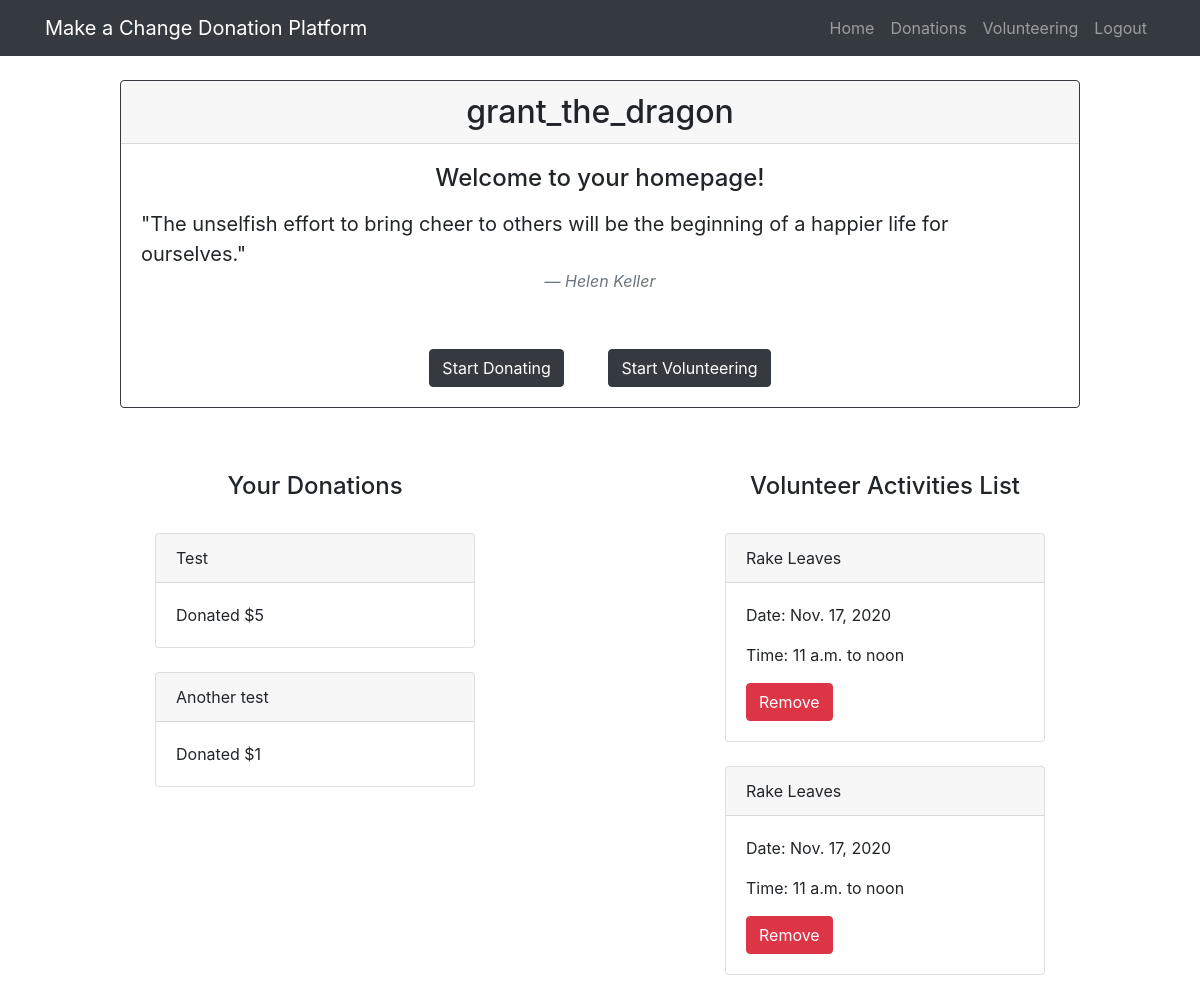
The page / (signed in) on the database as committed earlier.
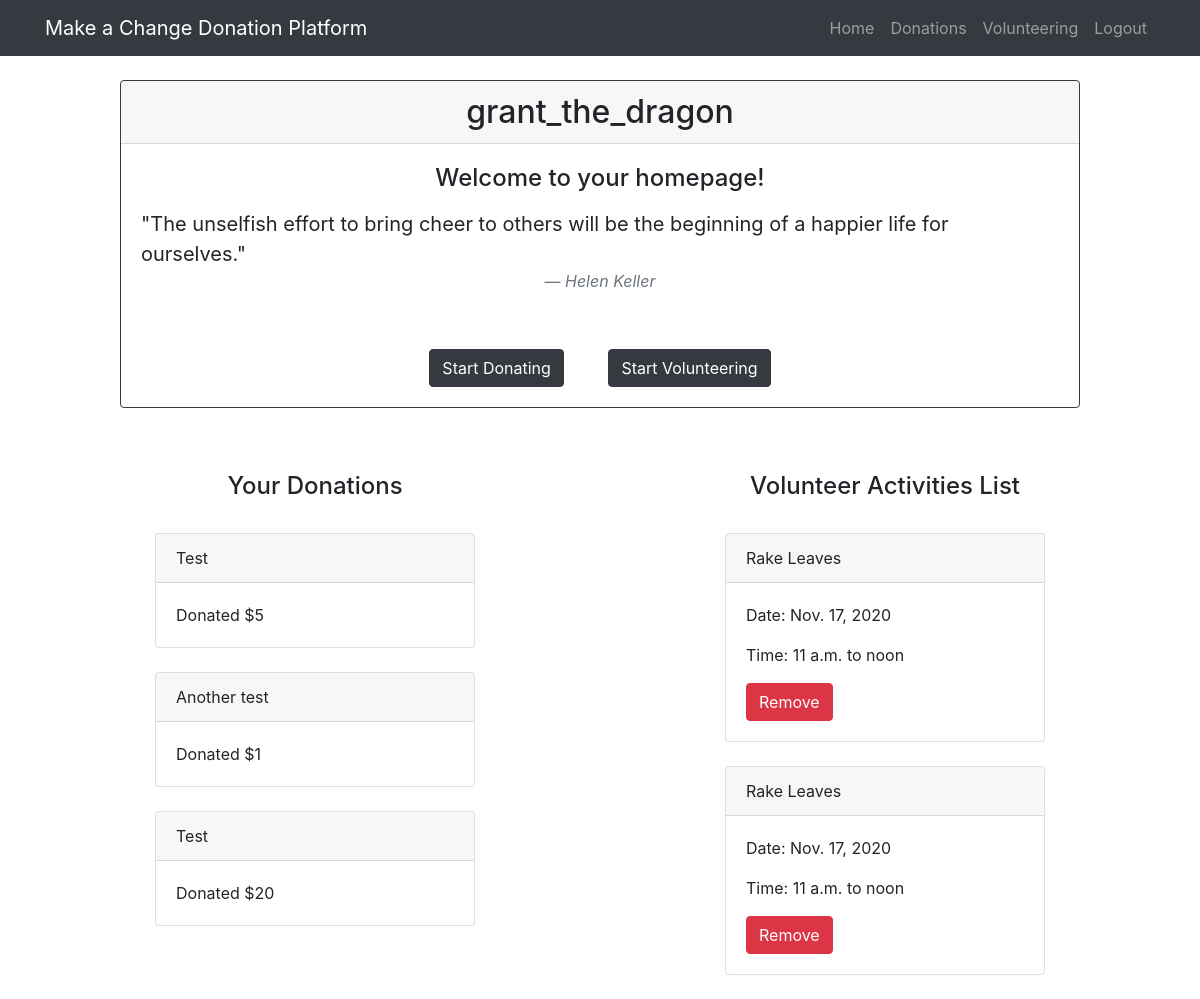
The same page on the database as committed later.
### donations/models.py (models this page shows)
class UserDonation(models.Model):
    user = models.ForeignKey(User, on_delete=models.CASCADE, related_name="user_donation", null=True)
    name = models.CharField(max_length=50, default = "")
    amount = models.IntegerField(default = 0)

class UserVolunteer(models.Model):
    user = models.ForeignKey(User, on_delete=models.CASCADE, related_name="user_volunteer", null=True)
    title = models.TextField(default = "", max_length=50)
    date = models.DateField(default = datetime.date.today)
    start_time = models.TimeField(default = timezone.now)
    end_time = models.TimeField(default = timezone.now)

### donations/templates/donations/index.html (shortened to what this page needs)
{% extends 'donations/base.html' %}
{% block content %}
{% load static %}
{% load socialaccount %}
<html>
    <head>
    </head>
    <body>
        {% if user.is_authenticated %}
        <div class="container">
            <br>
            <div align="center">
                <div class="card border-dark mb-3" style="width: 60rem;">
                    <h2 class="card-header">{{ user.username }}</h2>
                    <div class="card-body">
                      <h4 class="card-title">Welcome to your homepage!</h4>
                      <p class="card-text"><blockquote class="blockquote text-left">
                      <p class="mb-0">"The unselfish effort to bring cheer to others will be the beginning of a happier life for ourselves."</p>
                        <footer class="blockquote-footer text-center"><cite title="Source Title">Helen Keller</cite></footer>
                      </blockquote>
                      <br>
                      </p>
                      <a href="{% url 'donations:donation_list' %}" class="btn btn-dark" style="margin-right:20px">Start Donating</a>
                      <a href="{% url 'donations:volunteer-list' %}" class="btn btn-dark" style="margin-left:20px">Start Volunteering</a>
                    </div>
                  </div>
            </div>
            <br>
        </div>
        <br>
        <div class='container'>
            <div class='row'>
            <div class='col'>
            <div align='center'>
                <h4>Your Donations</h4>
            </div>
            <br>
            {% if user.user_donation %}
                {% for item in user.user_donation.all %}
                <div class="d-flex justify-content-center">
                    <div class="card" style="width: 20rem;">
                        <div class="card-header">
                            {{item.name}}
                        </div>
                        <div class="card-body">
                          <p class="card-text">Donated ${{item.amount}}</p>
                        </div>
                    </div>
                </div>
                <br>
                {% endfor %}
            {% endif %}
            </div>
        <div class='col'>
            <div align='center'>
                <h4>Volunteer Activities List</h4>
            </div>
            <br>
            {% if user.user_volunteer %}
                {% for item in user.user_volunteer.all %}
                <div class="d-flex justify-content-center">
                    <div class="card" style="width: 20rem;">
                        <div class="card-header">
                            {{item.title}}
                        </div>
                        <div class="card-body">
                          <p class="card-text">Date: {{item.date}} </p>
                          <p class="card-text">Time: {{item.start_time}} to {{item.end_time}}</p>
                          <a href="{% url 'donations:delete_user_volunteer' pk=item.id %}" class='btn btn-danger'>Remove</a>
                        </div>
                    </div>
                </div>
                <br>
                {% endfor %}
            {% endif %}
        </div>
        </div>
        </div>
        {% endif %}
    </body>
</html>
{% endblock %}

Rows that differ between the two databases and show on the page:
added UserDonation: name "Test", amount "20"
